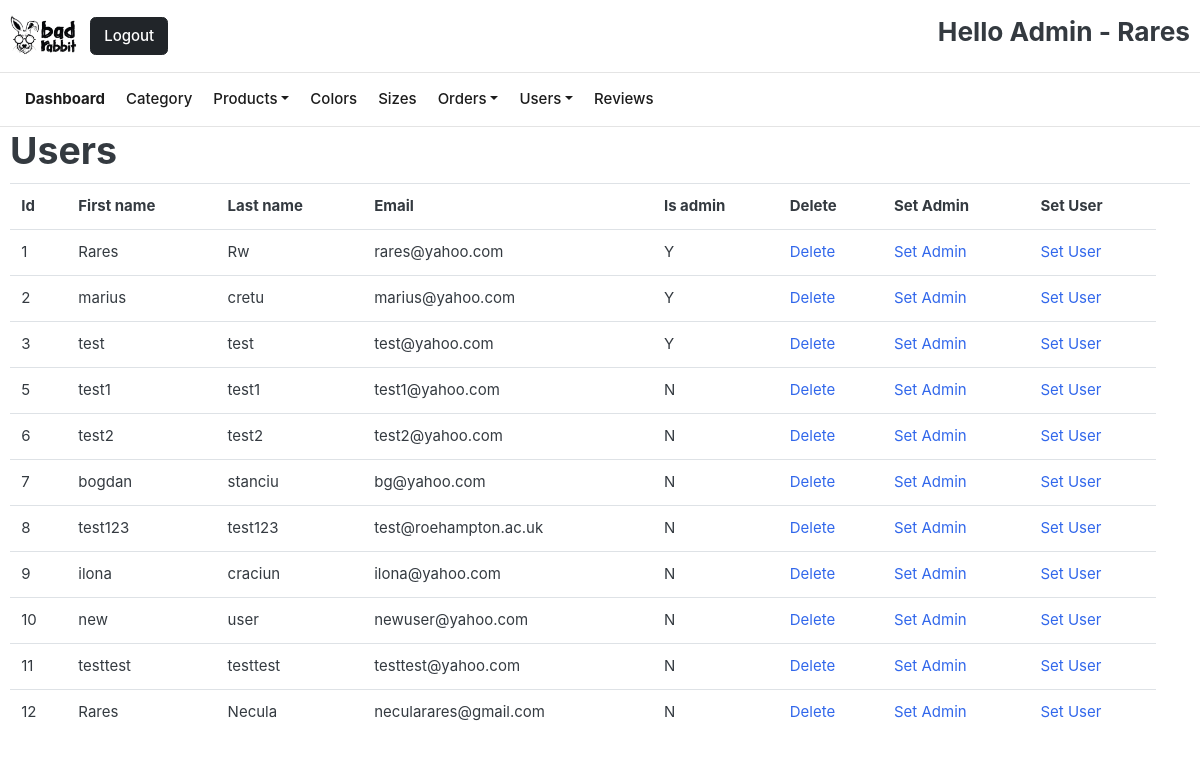
/users.php (signed in), run on the app's committed database.
### tables this page shows
CREATE TABLE `users` (
  `id` int(10) NOT NULL,
  `is_admin` varchar(2) NOT NULL DEFAULT 'N',
  `first_name` varchar(100) NOT NULL,
  `last_name` varchar(100) NOT NULL,
  `email` varchar(200) NOT NULL,
  `password` varchar(200) NOT NULL,
  `register_date` timestamp NOT NULL DEFAULT current_timestamp() ON UPDATE current_timestamp()
);

### users.php (the view, shortened to what this page needs)
<?php
include ('header_dashboard.php');
?>
<div class="container">
<h1>Users</h1>
<table class="table table-hover">
		<th>Id</th>
		<th>First name</th>
		<th>Last name</th>
		<th>Email</th>
		<th>Is admin</th>
		<th>Delete</th>
		<th>Set Admin</th>
		<th>Set User</th>
		<th></th>
		<?php
 		$sql_query = "select * from users";
        $result = mysqli_query($con,$sql_query);
if (mysqli_num_rows($result) > 0) {
	  while($row = mysqli_fetch_assoc($result)) {
		echo "<tr>
		<td> " . $row['id']."</td>
	    <td> " . $row["first_name"].  "</td>
	   	<td> " . $row["last_name"].  "</td>
	   	<td> " . $row["email"].  "</td>
		<td> " . $row["is_admin"].  "</td>
	    <td><a href='?action=delete&id=".$row['id']."'>Delete</a></td>
		<td><a href='?action=is_admin&id=".$row['id']."'>Set Admin</a></td>
		<td><a href='?action=is_user&id=".$row['id']."'>Set User</a></td>";
	  }
	}
		 ?>
		</table>
</div>

### css/ui.css (style rules this page uses)
html { font-family: "Inter", sans-serif; font-size: 15px; }

### data on the page
users: id "1", first_name "Rares", last_name "Rw", email "rares@yahoo.com", is_admin "Y"
users: id "2", first_name "marius", last_name "cretu", email "marius@yahoo.com", is_admin "Y"
users: id "3", first_name "test", last_name "test", email "test@yahoo.com", is_admin "Y"
users: id "5", first_name "test1", last_name "test1", email "test1@yahoo.com", is_admin "N"
users: id "6", first_name "test2", last_name "test2", email "test2@yahoo.com", is_admin "N"
users: id "7", first_name "bogdan", last_name "stanciu", email "bg@yahoo.com", is_admin "N"
users: id "8", first_name "test123", last_name "test123", email "test@roehampton.ac.uk", is_admin "N"
users: id "9", first_name "ilona", last_name "craciun", email "ilona@yahoo.com", is_admin "N"
users: id "10", first_name "new", last_name "user", email "newuser@yahoo.com", is_admin "N"
users: id "11", first_name "testtest", last_name "testtest", email "testtest@yahoo.com", is_admin "N"
users: id "12", first_name "Rares", last_name "Necula", email "necularares@gmail.com", is_admin "N"

### other printed values
$_SESSION['first_name'] "Rares"
